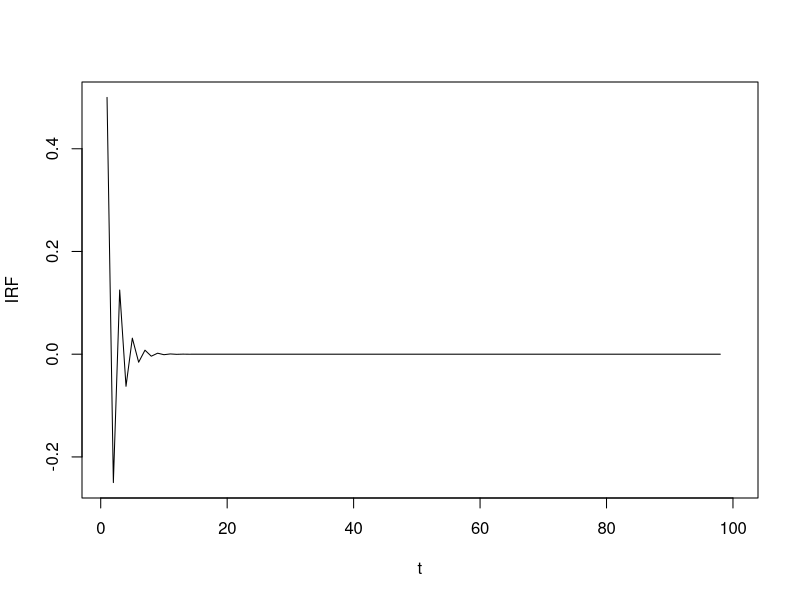
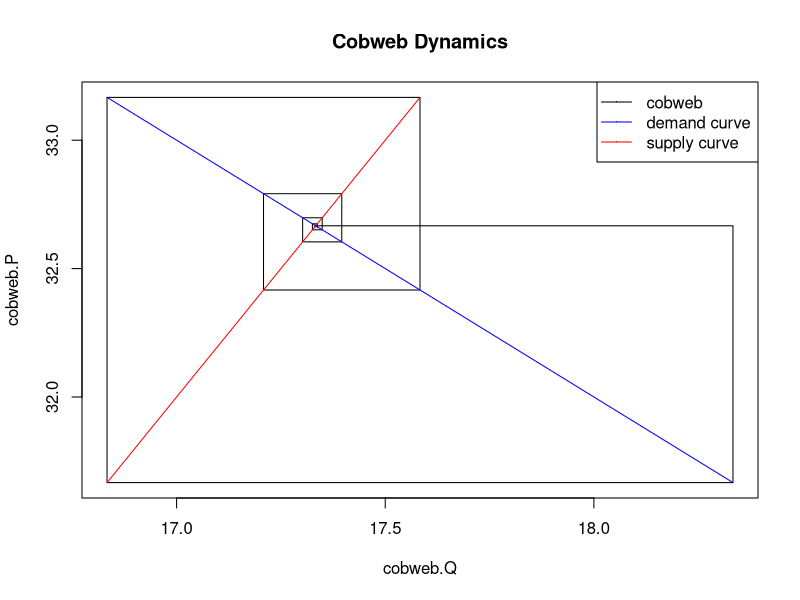

Here is the R script that generated these plots, in order:
##assign assumed values
a <- 50
b <- 1
gama <- 1
beta <- 0.5
t <- c(1:100)
d <- rep(NA,100)
s <- rep(NA,100)
p <- rep(NA,100)
epsilon <- 1
##start from steady state
p[1] <- (a-b)/(beta+gama)
d[1] <- a-gama*p[1]
s[1] <- d[1]
##give the system a shock
s[2] <- b+beta*p[1]+epsilon
d[2] <- s[2]
p[2] <- (a-d[2])/gama
for(i in 3:100){
  s[i] <- b+beta*p[i-1]
  d[i] <- s[i]
  p[i] <- (a-d[i])/gama
}
##calculate IM and IRF
IM <- (p[2]-p[1])/epsilon
IRF <- rep(NA,100)
for(i in 1:100){
  IRF[i] <- (p[i+2]-p[1])/epsilon
}
##plot IRF
plot(t,IRF,type = "l")
##theoretical values of IM and IRF,test whether our results are valid
True.IM <- -1/gama
True.IRF <- -(1/gama)*(-beta/gama)^t
IM-True.IM
IRF-True.IRF
##draw the cobweb plot
cobweb.Q <- rep(NA,200)
cobweb.P <- rep(NA,200)
for(i in 1:100){
  cobweb.Q[2*i-1] <- s[i]
  cobweb.Q[2*i] <- d[i+1]
  cobweb.P[2*i-1] <- p[i]
  cobweb.P[2*i] <- p[i]
}
plot(cobweb.Q,cobweb.P,type="l",main = "Cobweb Dynamics")
lines(d,p,col="blue")
lines(s[-c(1,2)],p[-c(1,100)],col="red")
legend("topright",c("cobweb","demand curve","supply curve"),
       lty = c(1,1,1),pch = c(46,46,46),col = c("black","blue","red"))
